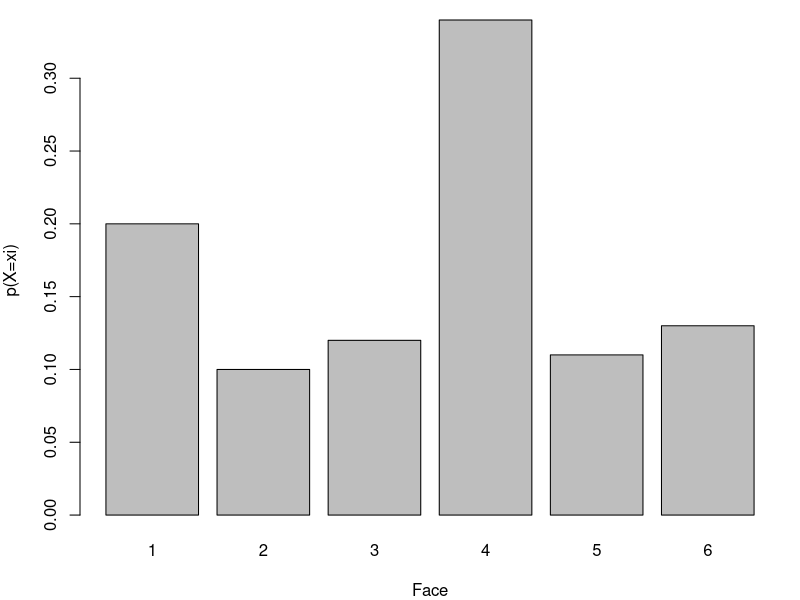
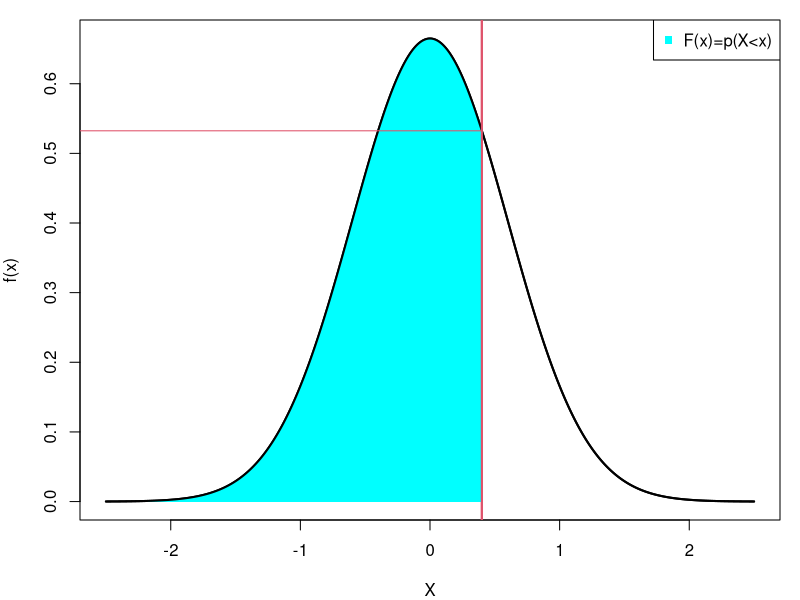
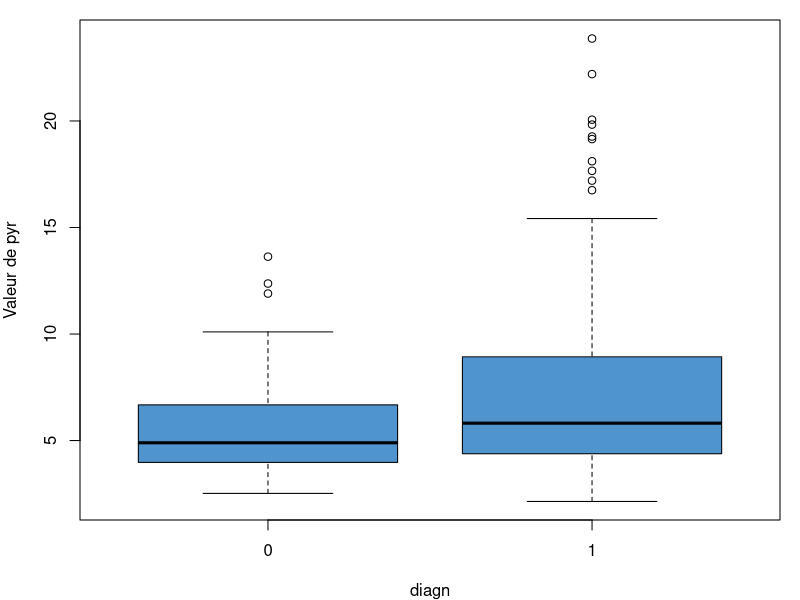
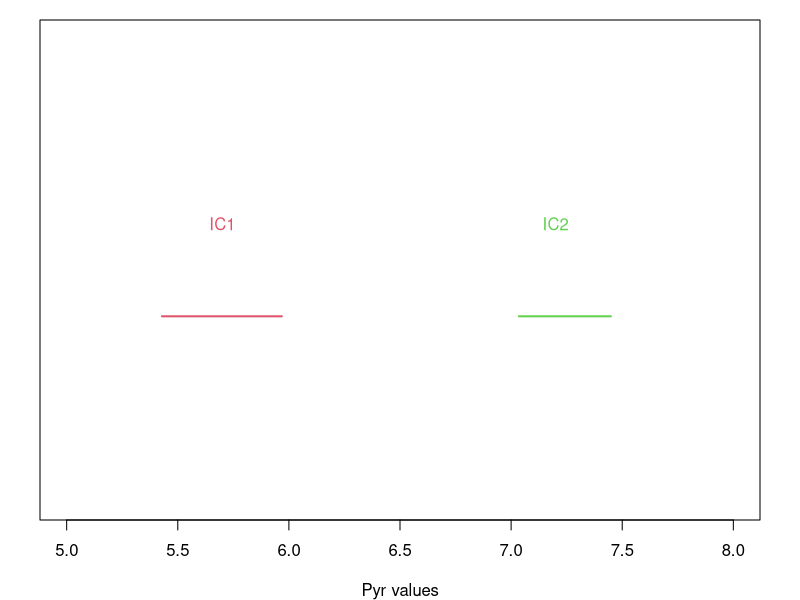
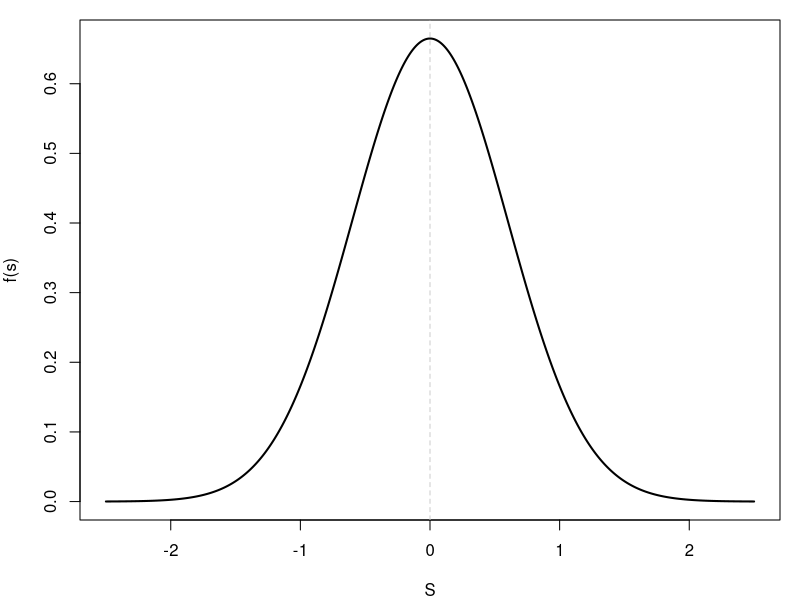
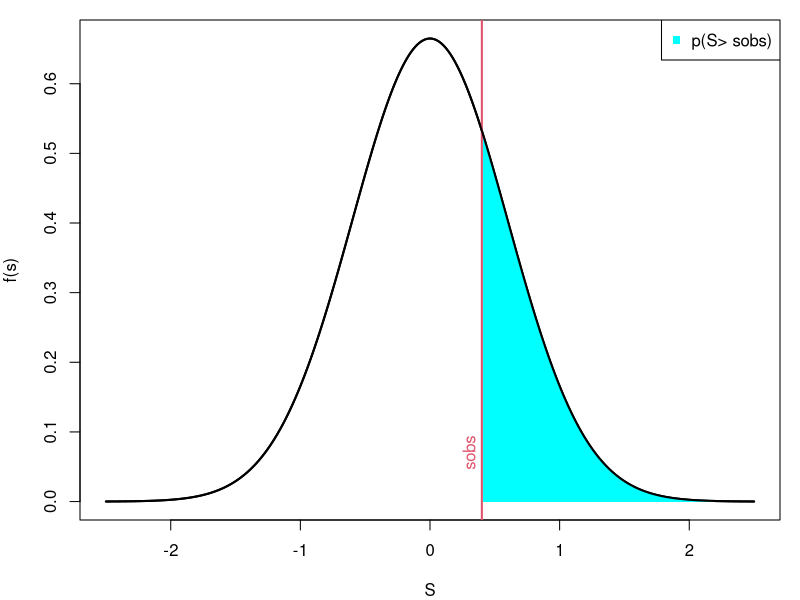
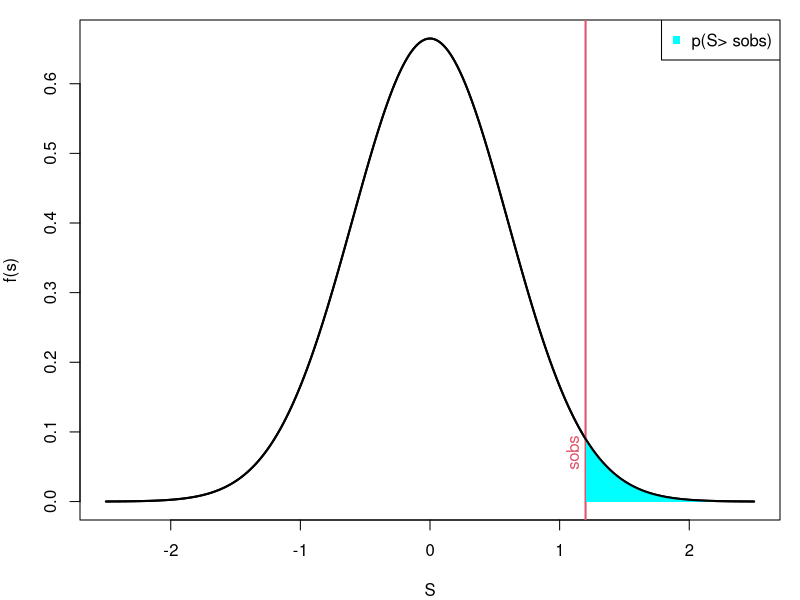
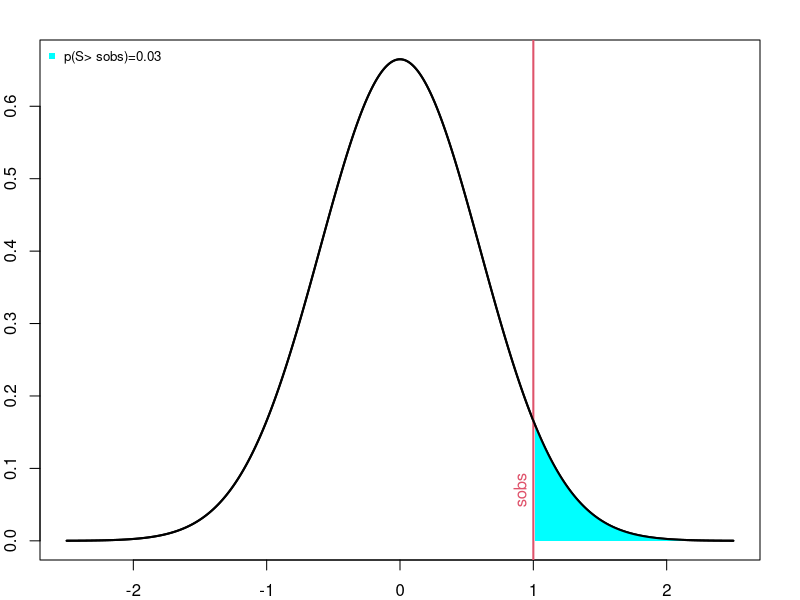

Write the R code that produced these figures, in order.
## ---- chunk 1
library(knitr)
library(kableExtra)
library(png)
library(grid)
# library(formattable)

options(width = 300)
# options(encoding = 'UTF-8')
knitr::opts_chunk$set(
  fig.width = 7, fig.height = 5, 
  fig.path = 'figures/07_tests_multiples',
  fig.align = "center", 
  size = "tiny", 
  echo = TRUE, eval = TRUE, 
  warning = FALSE, message = FALSE, 
  results = TRUE, comment = "")

options(scipen = 12) ## Max number of digits for non-scientific notation
# knitr::asis_output("\\footnotesize")

## ---- chunk 2
par(mar=c(4,4,1,1))
barplot(c(0.2, 0.1, 0.12, 0.34, 0.11, 0.13), names.arg = 1:6, xlab="Face", ylab="p(X=xi)")
## ---- chunk 3
par(mar=c(4,4,1,1))
vx <- seq(-2.5,2.5, by=0.01)
vy <- dnorm(vx, mean = 0, sd = 0.6)
plot(vx, vy, type ="l", ylab="f(x)", xlab="X", lwd=2 )
abline(v=0.4, col = 2, lwd=2)

text(0.3, 0.07, "x", col=2, srt=90)
  
bons = which(vx < 0.4)
x.bons <- vx[bons]
y.bons <- vy[bons]
  
polycurve <- function(x, y, base.y = min(y), ...) {
polygon(x = c(min(x), x, max(x)), y = c(base.y, y, base.y), ...)
}
  
polycurve(x = x.bons, y=y.bons, base.y = 0, col = 'cyan' , border=NA)
lines(vx,vy, lwd=2)
abline(v=0.4, col = 2, lwd=2)
segments(0.4, dnorm(0.4, mean = 0, sd = 0.6), -7, dnorm(0.4, mean = 0, sd = 0.6), col = 2)
legend("topright", "F(x)=p(X<x)", pch=15, col="cyan", cex=1)
## ---- chunk 4
dataMyelom <- read.table("data/myelom.txt", sep="\t", header=T)
dim(dataMyelom)
## ---- chunk 5
dataMyelom[,"diagn"] <- as.factor(dataMyelom[,"diagn"])
## ---- chunk 6
table(dataMyelom[,"diagn"])
## ---- chunk 7
ind.sain <- which(dataMyelom[,"diagn"]==0)
pyr0 <- dataMyelom[ind.sain,"pyr"]
ind.malade <- which(dataMyelom[,"diagn"]==1)
pyr1 <- dataMyelom[ind.malade,"pyr"]
## ---- chunk 8
boxplot(pyr~diagn, data=dataMyelom, ylab="Valeur de pyr", col = "steelblue3")
## ---- chunk 9
by(dataMyelom[,"pyr"], dataMyelom["diagn"], mean)
## ---- chunk 10
by(dataMyelom[,"pyr"], dataMyelom["diagn"], var)
## ---- chunk 11
ech1 <- rnorm(n=20, mean=4, sd=sqrt(12))
mean(ech1)
## ---- chunk 12
ech2 <- rnorm(n=20, mean=4, sd=sqrt(12))
mean(ech2)
## ---- chunk 13
alpha <- 0.5
pyr0 <- dataMyelom[which(dataMyelom[,"diagn"]==0),"pyr"]
borneInf.0 <- mean(pyr0) - qnorm(1-alpha/2) * sqrt(var(pyr0)/length(pyr0)) 
borneSup.0 <- mean(pyr0) + qnorm(1-alpha/2) * sqrt(var(pyr0)/length(pyr0)) 
round(c(borneInf.0, borneSup.0),2)
## ---- chunk 14
pyr1 <- dataMyelom[which(dataMyelom[,"diagn"]==1),"pyr"]
borneInf.1 <- mean(pyr1) - qnorm(1-alpha/2) * sqrt(var(pyr1)/length(pyr1)) 
borneSup.1 <- mean(pyr1) + qnorm(1-alpha/2) * sqrt(var(pyr1)/length(pyr1)) 
round(c(borneInf.1, borneSup.1),2)
## ---- chunk 15
par(mar=c(4,2,1,2))
plot(10.5:17.5, 10.5:17.5, type = "n", yaxt="n", ylim = c(16,18.5), ylab="", xlab="Pyr values", xlim=c(5, 8))
segments(borneInf.0,17, borneSup.0, 17, lwd=2, col = 2)
segments(borneInf.1,17, borneSup.1, 17, lwd=2, col = 3)
text(5.7,17.5,"IC1", col=2)
text(7.2,17.5,"IC2", col=3)
## ---- chunk 16
par(mar=c(4,4,1,1))
vx <- seq(-2.5,2.5, by=0.01)
vy <- dnorm(vx, mean = 0, sd = 0.6)
plot(vx, vy, type ="l", ylab="f(s)", xlab="S", lwd=2 )
abline(v=0, lty=2, col="gray80")
## ---- chunk 17
par(mar=c(4,4,1,1))
vx <- seq(-2.5,2.5, by=0.01)
vy <- dnorm(vx, mean = 0, sd = 0.6)
plot(vx, vy, type ="l", ylab="f(s)", xlab="S", lwd=2 )
abline(v=0.4, col = 2, lwd=2)
text(0.3, 0.07, "sobs", col=2, srt=90)
  
bons = which(vx > 0.4)
x.bons <- vx[bons]
y.bons <- vy[bons]
  
polycurve <- function(x, y, base.y = min(y), ...) {
polygon(x = c(min(x), x, max(x)), y = c(base.y, y, base.y), ...)
}
  
polycurve(x = x.bons, y=y.bons, base.y = 0, col = 'cyan' , border=NA)
lines(vx,vy, lwd=2)
legend("topright", "p(S> sobs)", pch=15, col="cyan", cex=1)
## ---- chunk 18
par(mar=c(4,4,1,1))
vx <- seq(-2.5,2.5, by=0.01)
vy <- dnorm(vx, mean = 0, sd = 0.6)
plot(vx, vy, type ="l", ylab="f(s)", xlab="S", lwd=2 )
abline(v=1.2, col = 2, lwd=2)
text(1.1, 0.07, "sobs", col=2, srt=90)
  
bons = which(vx > 1.2)
x.bons <- vx[bons]
y.bons <- vy[bons]
  
polycurve <- function(x, y, base.y = min(y), ...) {
polygon(x = c(min(x), x, max(x)), y = c(base.y, y, base.y), ...)
}
  
polycurve(x = x.bons, y=y.bons, base.y = 0, col = 'cyan' , border=NA)
lines(vx,vy, lwd=2)
legend("topright", "p(S> sobs)", pch=15, col="cyan", cex=1)
## ---- chunk 19
par(mar=c(2,2,2,2))
vx <- seq(-2.5,2.5, by=0.01)
vy <- dnorm(vx, mean = 0, sd = 0.6)
plot(vx, vy, type ="l", ylab="f(s)", xlab="S", lwd=2 )
abline(v=1, col = 2, lwd=2)
text(0.9, 0.07, "sobs", col=2, srt=90)
  
bons = which(vx > 1)
x.bons <- vx[bons]
y.bons <- vy[bons]
  
polycurve <- function(x, y, base.y = min(y), ...) {
  polygon(x = c(min(x), x, max(x)), y = c(base.y, y, base.y), ...)
}
  
polycurve(x = x.bons, y=y.bons, base.y = 0, col = 'cyan' , border=NA)
lines(vx,vy, lwd=2)
legend("topleft", "p(S> sobs)=0.03", pch=15, col="cyan", cex=0.8, bty="n")
## ---- chunk 20
par(mar=c(2,2,2,2))
vx <- seq(-2.5,2.5, by=0.01)
vy <- dnorm(vx, mean = 0, sd = 0.6)
plot(vx, vy, type ="l", ylab="f(s)", xlab="S", lwd=2 )
abline(v=1, col = 2, lwd=2)
text(0.9, 0.07, "sobs", col=2, srt=90)
  
bons = which(vx > 1)
x.bons <- vx[bons]
y.bons <- vy[bons]
  
polycurve <- function(x, y, base.y = min(y), ...) {
  polygon(x = c(min(x), x, max(x)), y = c(base.y, y, base.y), ...)
}
  
polycurve(x = x.bons, y=y.bons, base.y = 0, col = 'cyan' , border=NA)
lines(vx,vy, lwd=2)
legend("topleft", "p(S> sobs)=0.03", pch=15, col="cyan", cex=0.8, bty="n")
## ---- chunk 21
t.test(pyr~diagn, data=dataMyelom, var.equal=TRUE, alternative="less")
